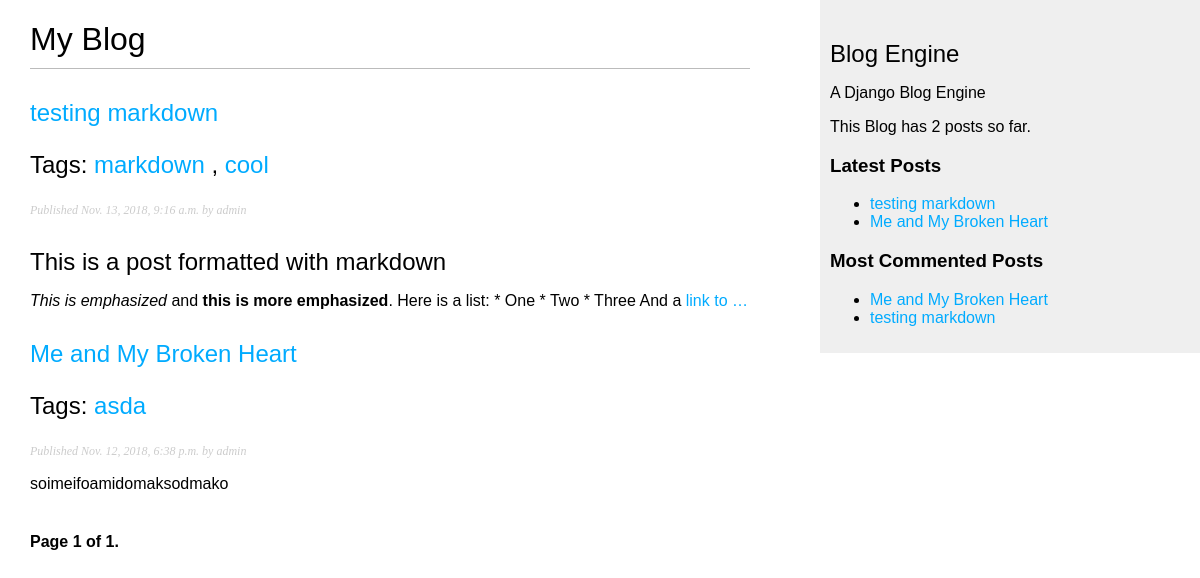
Screenshot of /blog/ with the database file from the repository.
### blog/models.py (models this page shows, shortened)
class Post(models.Model):
    tags = TaggableManager()
    STATUS_CHOICES = (
        ('draft', 'Draft'),
        ('published', 'Published'),
    )
    title = models.CharField(max_length=250)
    slug = models.SlugField(max_length=250,
                            unique_for_date='publish')
    author = models.ForeignKey(User,
                               on_delete=models.CASCADE,
                               related_name='blog_posts')
    body = models.TextField()
    publish = models.DateTimeField(default=timezone.now)
    created = models.DateTimeField(auto_now_add=True)
    updated = models.DateTimeField(auto_now=True)
    status = models.CharField(max_length=10,
                              choices=STATUS_CHOICES,
                              default='draft')
    objects = models.Manager()  # the default manager
    published = PublishedManager()  # the custom manager
    class Meta:
        ordering = ('-publish',)
    def get_absolute_url(self):
        return reverse('blog:post_detail',
                       args=[self.publish.year,
                             self.publish.month,
                             self.publish.day,
                             self.slug])

### blog/views.py (the view)
# urls.py: path('', views.post_list, name='post_list'),
def post_list(request, tag_slug=None):
    object_list = Post.published.all()
    tag = None
    if tag_slug:
        tag = get_object_or_404(Tag, slug=tag_slug)
        object_list = object_list.filter(tags__in=[tag])
    paginator = Paginator(object_list, 3)  # 3 posts in each page
    page = request.GET.get('page')
    try:
        posts = paginator.page(page)
    except PageNotAnInteger:
        posts = paginator.page(1)
    except EmptyPage:
        posts = paginator.page(paginator.num_pages)
    return render(request,
                  'blog/post/list.html',
                  {'page': page,
                   'posts': posts,
                   'tag': tag})

### blog/models.py (called while the page is built)
    def get_queryset(self):
        return super(PublishedManager,
                     self).get_queryset() \
            .filter(status='published')

### blog/templatetags/blog_tags.py (called while the page is built)
@register.simple_tag
def total_posts():
    return Post.published.count()

@register.inclusion_tag('blog/post/latest_posts.html')
def show_latest_posts(count=5):
    latest_posts = Post.published.order_by('-publish')[:count]
    return {'latest_posts': latest_posts}

@register.simple_tag
def get_most_commented_posts(count=5):
    return Post.published.annotate(total_comments=Count('comments')).order_by('-total_comments')[:count]

@register.filter(name='markdown')
def markdown_format(text):
    return mark_safe(markdown.markdown(text))

### blog/templates/blog/post/list.html (shortened to what this page needs)
{% extends "blog/base.html" %}
{% load blog_tags %}
{% block content %}
    <h1>My Blog</h1>
    {% for post in posts %}
        <h2>
            <a href="{{ post.get_absolute_url }}">
                {{ post.title }}
            </a>
            <p class="tags">
                Tags:
                {% for tag in post.tags.all %}
                    <a href="{% url "blog:post_list_by_tag" tag.slug %}">
                        {{ tag.name }}
                    </a>
                    {% if not forloop.last %}, {% endif %}
                {% endfor %}
            </p>
        </h2>
        <p class="date">
            Published {{ post.publish }} by {{ post.author }}
        </p>
        {{ post.body|markdown|truncatewords:30 }}
    {% endfor %}
    {% include "blog/pagination.html" with page=posts %}
{% endblock %}

### blog/templates/blog/base.html (shortened to what this page needs)
{% load blog_tags %}
{% load static %}
<!DOCTYPE html>
<html>
<head>
    <link href="{% static "css/blog.css" %}" rel="stylesheet">
</head>
<body>
<div id="content">{% block content %} {% endblock %}</div>
<div id="sidebar">
    <h2>Blog Engine</h2>
    <p>A Django Blog Engine</p>
    <p>This Blog has {% total_posts %} posts so far.</p>
    <h3>Latest Posts</h3>
    {% show_latest_posts %}
    <h3>Most Commented Posts</h3>
    {% get_most_commented_posts as most_commented_posts %}
    <ul>
        {% for post in most_commented_posts %}
            <li>
                <a href="{{ post.get_absolute_url }}">{{ post.title }}</a>
            </li>
        {% endfor %}
    </ul>
</div>
</body>
</html>

### blog/templates/blog/post/latest_posts.html
<ul>
    {% for post in latest_posts %}
        <li>
            <a href="{{ post.get_absolute_url }}">{{ post.title }}</a>
        </li>
    {% endfor %}
</ul>

### blog/static/css/blog.css (style rules this page uses)
body { margin:0; padding:0; font-family:helvetica, sans-serif; }
a { color:#00abff; text-decoration:none; }
h1 { font-weight:normal; border-bottom:1px solid #bbb; padding:0 0 10px 0; }
h2 { font-weight:normal; margin:30px 0 0; }
#content { float:left; width:60%; padding:0 0 0 30px; }
#sidebar { float:right; width:30%; padding:10px; background:#efefef; height:100%; }
p.date { color:#ccc; font-family: georgia, serif; font-size: 12px; font-style: italic; }

### rows the page displays
Post: title "testing markdown", publish "Nov. 13, 2018, 9:16 a.m.", author "admin", body "This is a post formatted with markdown This is emphasized and this is more emphasized . Here is a list: * One * Two * Three And a link to …"
Tag: name "markdown"
Tag: name "cool"
Post: title "Me and My Broken Heart", publish "Nov. 12, 2018, 6:38 p.m.", author "admin", body "soimeifoamidomaksodmako"
Tag: name "asda"

### other values shown
{{ page.number }} "1"
{{ page.paginator.num_pages }} "1"
